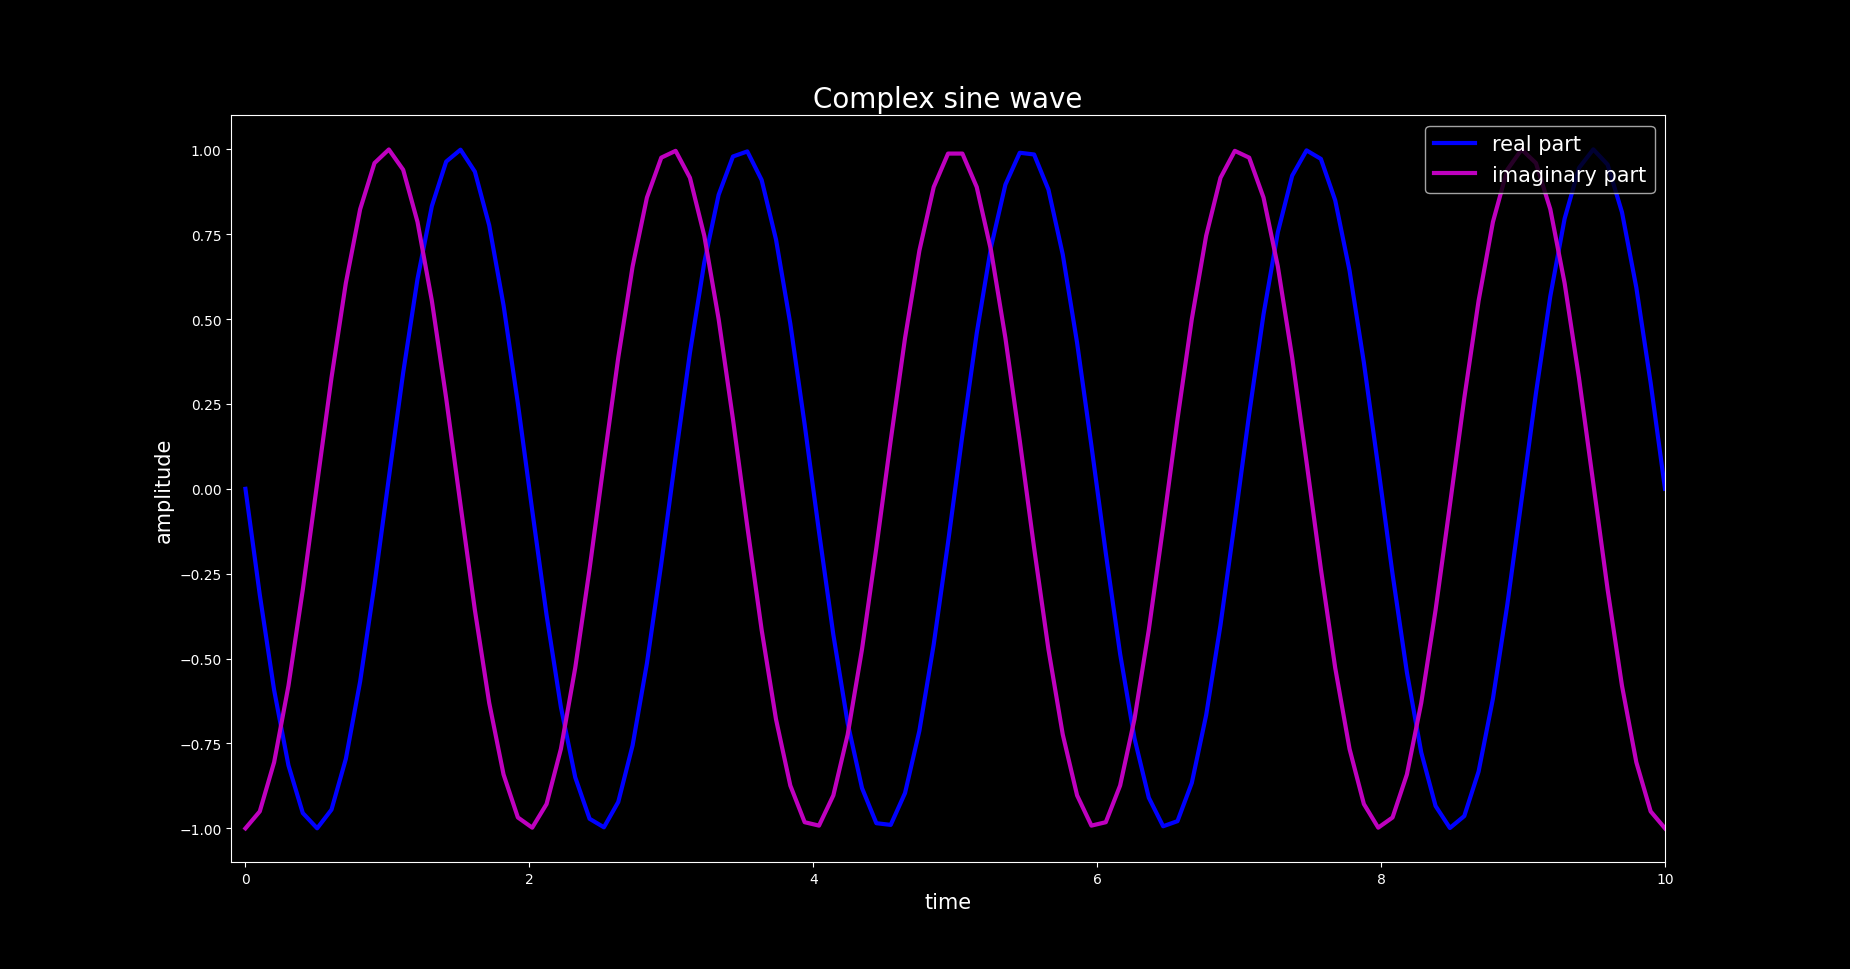

Here is the Python script that generated this plot:
import numpy as np
import matplotlib.pyplot as plt
from matplotlib import style

# Parameters for Complex Sine wave
t = np.linspace(0, 10, 100) # time 
f = 50;                     # frequency 
A = 1;                      # amplitude 
theta = np.pi/2;            # phase 

# generate the sine wave
Compx_wave = A*np.exp(-1j*(2*np.pi * f * t + theta) );

# plot 
style.use('dark_background')

plt.figure(figsize=(16, 9))
plt.plot(t, np.real(Compx_wave), 'b-', linewidth=3, label='real part')
plt.plot(t, np.imag(Compx_wave), 'm-', linewidth=3, label='imaginary part')
plt.xlim([-0.1, 10])
plt.xlabel('time', fontsize=15)
plt.ylabel('amplitude', fontsize=15)
plt.title('Complex sine wave', fontsize=20)
plt.legend(fontsize=15, loc="upper right")
plt.show()
